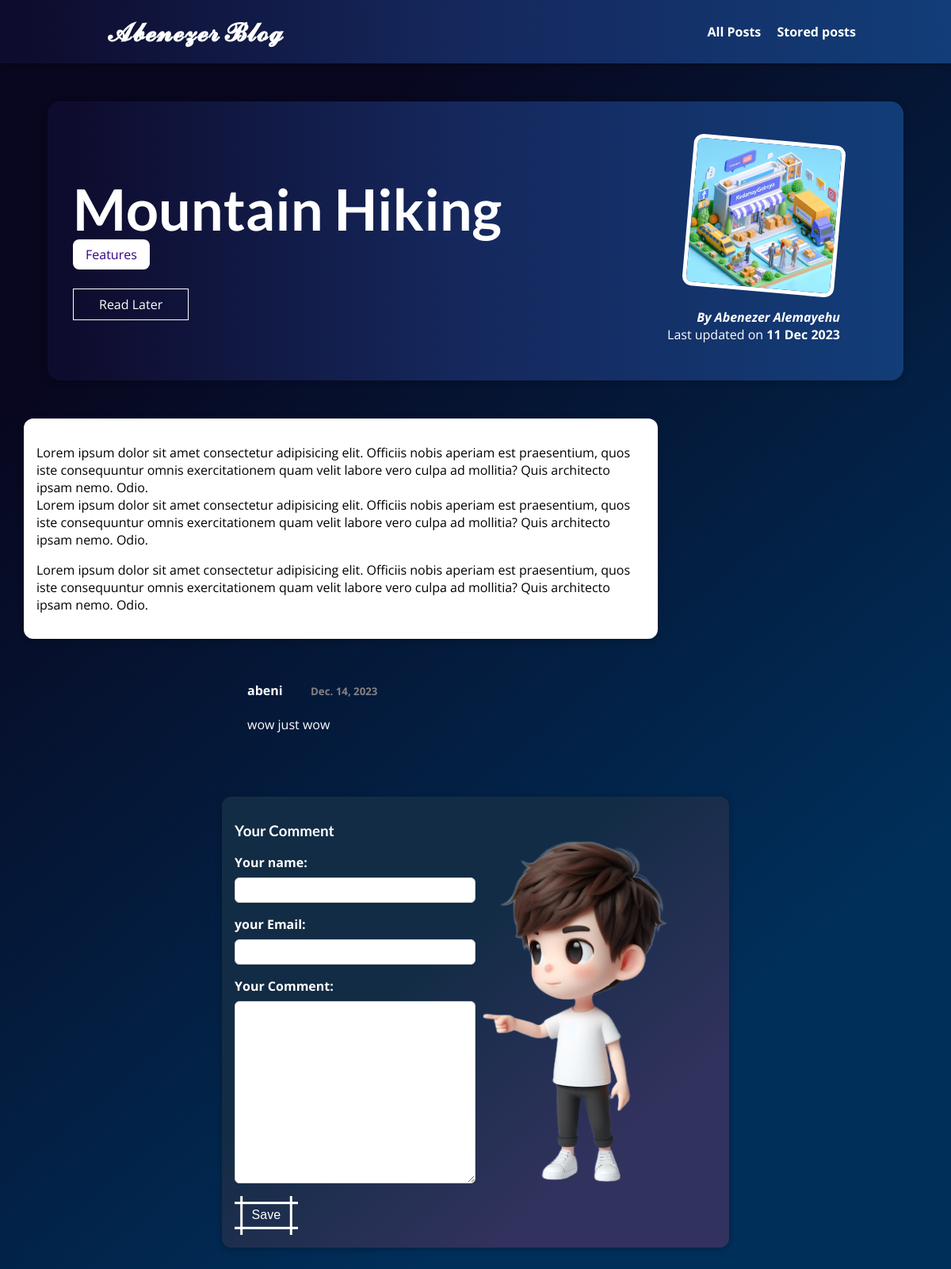
Screenshot of /post/hike-in-the-mountains with the database file from the repository.
### blog/models.py (models this page shows, shortened)
class Post(models.Model):
    title = models.CharField(max_length=150)
    excerpt = models.CharField(max_length=200)
    image = models.ImageField(upload_to="posts", null=True)
    date = models.DateField(auto_now=True)
    slug = models.SlugField(unique=True, db_index=True)
    content = models.TextField(validators=[MinLengthValidator(10)])
    author = models.ForeignKey(Author, on_delete=models.SET_NULL, null=True, related_name="posts")
    tag = models.ManyToManyField(Tag)

class Tag(models.Model):
    caption = models.CharField(max_length=20)

class Author(models.Model):
    first_name = models.CharField(max_length=100)
    last_name = models.CharField(max_length=100)
    email_address = models.EmailField()
    def full_name(self):
        return f"{self.first_name} {self.last_name}"
    def __str__(self):
        return self.full_name()

class Comment(models.Model):
    user_name = models.CharField(max_length=120)
    date = models.DateField(auto_now=True)
    user_email = models.EmailField()
    text = models.TextField(max_length=400)
    post = models.ForeignKey(
        Post, on_delete=models.CASCADE, related_name="comments"
    )

### blog/views.py (the view, shortened to what this page needs)
# urls.py: path("post/<slug:slug>", views.SinglePostView.as_view(), name="post-detail-page"),  # post/my-first-post
class SinglePostView(View):
    def is_stored_post(self, request, post_id):
        stored_posts = request.session.get("stored_posts")
        if stored_posts is not None:
            is_save_for_later = post_id in stored_posts
        else:
            is_save_for_later = False
        return is_save_for_later
    def get(self, request, slug):
        post = Post.objects.get(slug=slug)
        context = {
            "post": post,
            "post_tags": post.tag.all(),
            "comment_form": CommentForm(),
            "comments": post.comments.all().order_by("-id"),
            "is_save_for_later": self.is_stored_post(request, post.id)
        }
        return render(request, "blog/post-detail.html", context)

### blog/form.py
class CommentForm(forms.ModelForm):
    class Meta:
        model = Comment
        exclude = ["post"]
        labels = {
            "user_name": "Your name",
            "user_email": "your Email",
            "text": "Your Comment"
        }

### blog/templates/blog/post-detail.html (shortened to what this page needs)
{% extends "base.html" %}
{% load static %}
{% block css_file %}
    <link rel="stylesheet" href="{% static "blog/post-detail.css" %}">
{% endblock %}
{% block content %}
    <section id="summary">
    <h2>{{post.title }}</h2>
        <div>{%  for tag in post_tags %}
           <span class="tag">{{ tag.caption }}</span>
            {% endfor %}
        </div>
    <div id="read-later">
        <form action="{% url "read-later" %}" method="POST">
               <button>
                   {% if is_save_for_later %}
                       Remove Read Later
                    {% else %}
                          Read Later
                   {% endif %}
               </button>
        </form>
    </div>
    <article>
        <img src="{{ post.image.url }}" alt={{ post.title}} />
        <address> By <a href="{{ post.author.email_address }}"> {{post.author |title }}</a></address>
        <div>
            Last updated on <time> {{ post.date|date:"d M Y " }}</time>
        </div>
    </article>
    </section>
    <main>
   {{ post.content| linebreaks }}
    </main>
    <section id="comments">
     <ul>
         {% for comment in comments %}
         <li>
             <h4>{{ comment.user_name }}</h4>
             <h5>{{ comment.date }}</h5>
             <p>{{ comment.text|linebreaks }}</p>
         </li>
         {% endfor %}
     </ul>
    </section>
    <section id="comment-form">
     <img id="th" src="{% static "blog/images/comment.png" %}" alt=""/>
    <h3>Your Comment</h3>
    <form action="{% url "post-detail-page" post.slug %}" method="POST" >
        {% for form_filed in comment_form %}
        <div class="form-control {% if ofrm_filed.errors %}invalid{% endif %}">
            {{ form_filed.label_tag }}
            {{ form_filed }}
        </div>
        {% endfor %}
       <button class="button-89" role="button">Save</button>
    </form>
    </section>
{% endblock %}

### static/app.css (style rules this page uses)
* { box-sizing: border-box; }
html { font-family: 'Open Sans', 'Lato', sans-serif; }
body { margin: 0; background:-webkit-radial-gradient(circle at 3% 25%, rgba(0, 40, 83, 1) 0%, rgba(4, 12, 24, 1) 25%); }
h1, h2, h3 { font-family: 'Lato', sans-serif; font-weight: bold; }

### blog/static/blog/post-detail.css (style rules this page uses)
body { background: rgb(8,7,31); background: linear-gradient(140deg, rgba(8,7,31,1) 20%, rgba(0,47,90,1) 78%); }
#summary { margin: 8rem auto 3rem auto; padding: 2rem; width: 90%; max-width: 90rem; border-radius: 16px; background: linear-gradient(90deg, rgba(14,12,46,1) 3%, rgba(21,40,93,1) 49%, rgba(18,61,120,1) 100%); position: relative; box-shadow: 0 2px 8px rgba(0, 0, 0, 0.25); height: 22rem; }
#summary h2 { color: white; font-size: 4.5rem; margin-bottom: 0.25rem; }
#summary article { position: absolute; top: 2rem; right: 3rem; padding: 1rem 2rem; border-radius: 12px; text-align: right; color: white; }
#summary article img { width: 12rem; height: 12rem; border-radius: 12px; transform: rotateZ(5deg); border: 5px solid white; margin-bottom: 1rem; }
#summary address { font-weight: bold; }
#summary a { color: white; text-decoration: none; }
#summary time { font-weight: bold; }
#read-later { margin: 2rem 0; }
#read-later button { background-color: transparent; border: 1px solid white; padding: 0.5rem 2rem; font:inherit; color: white; cursor:pointer; }
main { width: 90%; max-width: 50rem; margin: 3rem auto; margin-left: 30px; background-color: white; padding: 1rem; border-radius: 12px; box-shadow: 0 2px 8px rgba(0, 0, 0, 0.25); }
.tag { background-color: white; color: #390281; padding:0.5rem 1rem ; border-radius: 8px; }
#comment-form { justify-content: flex-start; align-items: flex-start; margin: 3rem auto; width: 90%; max-width: 40rem; border-radius: 12px; background: rgb(18,44,69); background: linear-gradient(140deg, rgba(18,44,69,1) 38%, rgba(50,50,94,1) 78%); box-shadow: 0 2px 8px rgba(0, 0, 0, 0.25); padding: 1rem; color: white; }
.form-control { margin-bottom: 1rem; }
.form-control label { font-weight: bold; margin-bottom: 0.5rem; display: block; }
.form-control input, .form-control textarea { display: flex; flex-direction: row; justify-content: flex-start; align-items: flex-start; width: 50%; font: inherit; padding: 0.25rem; border-radius: 6px; border: 1px solid #ccc; }
#comments { margin: 1rem auto; width: 60%; max-width: 40rem; color: white; border-radius: 12px; padding: 1rem 2rem; }
#comments ul { list-style: none; margin: 0; padding: 0; }
#comments li { margin-bottom: 0.5rem; border-bottom: 2px solid #ccc; }
#comments li:last-of-type { border-bottom: none; }
#comments h5,h4 { color: #ffffff; margin-top: -10px ; }
#comments h5 { display: block; margin-left: 80px; margin-top: -40px; color: #868383; text-decoration-style: wavy; }
#th { display: block; margin-top: 10px; margin-left: 200px; margin-bottom: -500px; max-width:80% ; }
.button-89 { --b: 3px; --s: .45em; --color: #ffffff; padding: calc(.5em + var(--s)) calc(.9em + var(--s)); color: var(--color); --_p: var(--s); background: conic-gradient(from 90deg at var(--b) var(--b),#0000 90deg,var(--color) 0) var(--_p) var(--_p)/calc(100% - var(--b) - 2*var(--_p)) calc(100% - var(--b) - 2*var(--_p)); transition: .3s linear, color 0s, background-color 0s; outline: var(--b) solid #0000; outline-offset: .6em; font-size: 16px; border: 0; user-select: none; -webkit-user-select: none; touch-action: manipulation; cursor: pointer; }

### rows the page displays
Post: title "Mountain Hiking", image (picture), author "Abenezer Alemayehu", date "11 Dec 2023", content "Lorem ipsum dolor sit amet consectetur adipisicing elit. Officiis nobis aperiam est praesentium, quos iste consequuntur omnis exercitationem quam velit labore vero culpa ad mollitia? Quis architecto ipsam nemo. Odio. Lorem ipsum dolor sit amet consectetur adipisicing elit. Officiis nobis aperiam est praesentium, quos iste consequuntur omnis exercitationem quam velit labore vero culpa ad mollitia? Quis architecto ipsam nemo. Odio. Lorem ipsum dolor sit amet consectetur adipisicing elit. Officiis nobis aperiam est praesentium, quos iste consequuntur omnis exercitationem quam velit labore vero culpa ad mollitia? Quis architecto ipsam nemo. Odio."
Tag: caption "Features"
Comment: user_name "abeni", date "Dec. 14, 2023", text "wow just wow"
